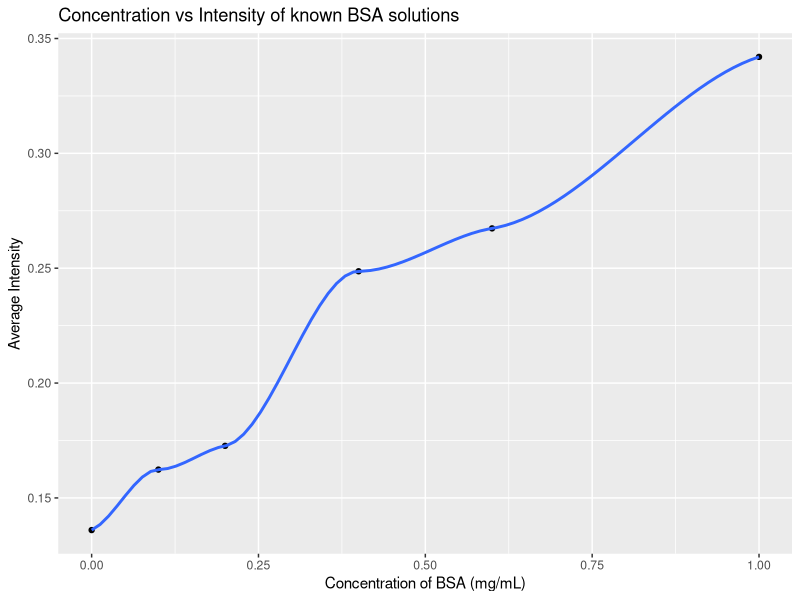

Here is the R script that generated this plot: (Note: this script raises an error after producing the figure.)
#' ---
#' Data Analysis script for Exp 02
#' ---

#' Libraries Used
library(dplyr)
library(ggplot2)

#' # Day 1
#' Reading Data and Cleanup
raw <- read.csv("./day1/well_data.csv", stringsAsFactors = FALSE)

dat <- raw %>%
  rowwise() %>%
  mutate(std_Mean = mean(c(std1, std2, std3)), std_Sd = sd(c(std1, std2, std3)))

#' Plots
plot_data <- dat %>%
  select(-c(desc, gst_only, gst_nfat)) %>%
  mutate(Mean = std_Mean, Sd = std_Sd)

ggplot(plot_data, aes(conc, Mean))+
  geom_point()+
  geom_smooth(span = .6, method = "loess")+
  ggtitle("Concentration vs Intensity of known BSA solutions")+
  xlab("Concentration of BSA (mg/mL)")+
  ylab("Average Intensity")+
  ggsave("../results/day1/smooth_curve.png")

#' Linear Model
m <- summary(lm(Mean ~ conc, plot_data))$coef[[2]]
b <- summary(lm(Mean ~ conc, plot_data))$coef[[1]]

eqn <- paste0("Y = ", round(m, 2), "X + ", round(b, 2))

ggplot(plot_data, aes(conc, Mean))+
  geom_point()+
  geom_smooth(span = .6, method = "lm", se = FALSE)+
  geom_errorbar(aes(ymin = Mean - Sd, ymax = Mean + Sd), width = .1)+
  geom_text(x = .25, y = .3, label = eqn)+
  ggtitle("Concentration vs Intensity of known BSA solutions")+
  xlab("Concentration of BSA (mg/mL)")+
  ylab("Average Intensity")+
  ggsave("../results/day1/linear_model.png")





